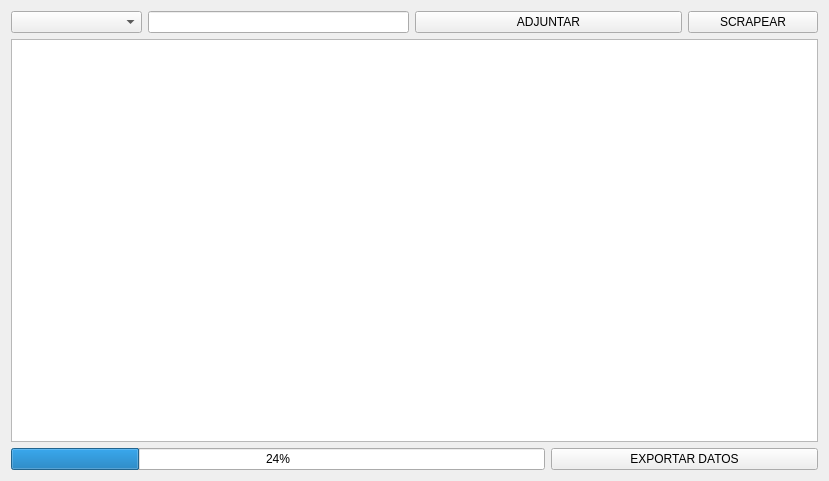
<?xml version="1.0" encoding="UTF-8"?>
<ui version="4.0">
 <class>MainWindow</class>
 <widget class="QWidget" name="MainWindow">
  <property name="geometry">
   <rect>
    <x>0</x>
    <y>0</y>
    <width>829</width>
    <height>481</height>
   </rect>
  </property>
  <property name="windowTitle">
   <string>SE2 Code AMZ Scraper</string>
  </property>
  <property name="windowIcon">
   <iconset>
    <normaloff>../Icons/Logo.png</normaloff>../Icons/Logo.png</iconset>
  </property>
  <layout class="QGridLayout" name="gridLayout">
   <item row="2" column="0" colspan="4">
    <widget class="QProgressBar" name="ProgressBar">
     <property name="value">
      <number>24</number>
     </property>
    </widget>
   </item>
   <item row="0" column="0">
    <widget class="QComboBox" name="SearchSelectorComboBox"/>
   </item>
   <item row="0" column="5">
    <widget class="QPushButton" name="ScrapearPushButton">
     <property name="text">
      <string>SCRAPEAR</string>
     </property>
    </widget>
   </item>
   <item row="2" column="4" colspan="2">
    <widget class="QPushButton" name="ExcelExportPushButton">
     <property name="text">
      <string>EXPORTAR DATOS</string>
     </property>
    </widget>
   </item>
   <item row="0" column="1" colspan="2">
    <widget class="QLineEdit" name="InputTextLineEdit"/>
   </item>
   <item row="0" column="3" colspan="2">
    <widget class="QPushButton" name="AttachFilePushButton">
     <property name="text">
      <string>ADJUNTAR</string>
     </property>
    </widget>
   </item>
   <item row="1" column="0" colspan="6">
    <widget class="QTableWidget" name="tableView"/>
   </item>
  </layout>
 </widget>
 <resources/>
 <connections/>
</ui>
